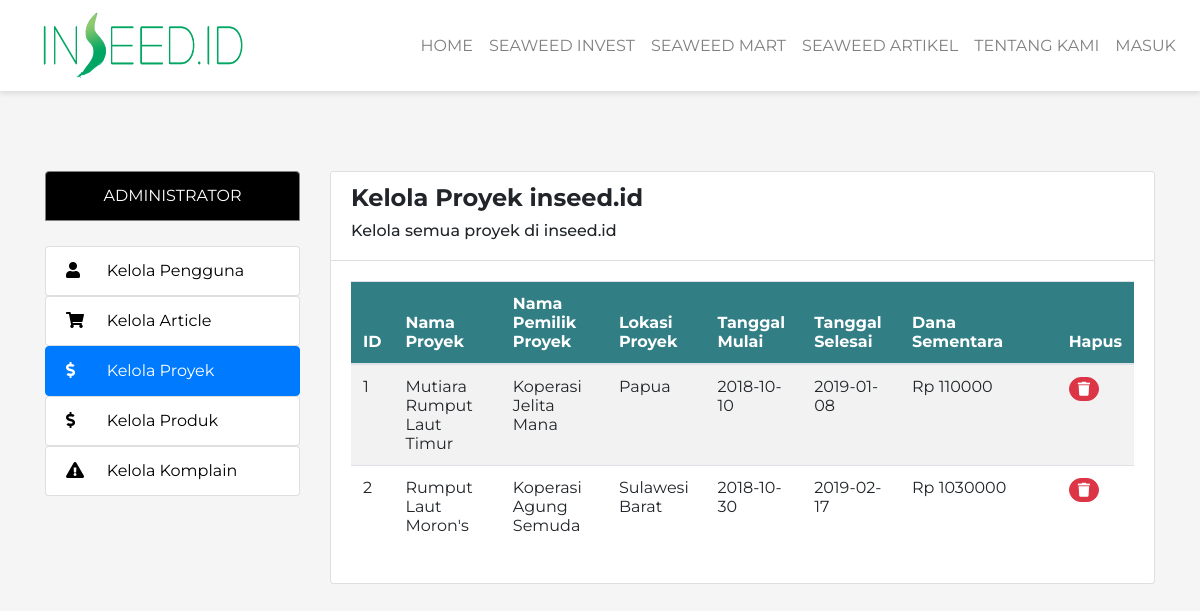
Screenshot of /index.php/dashboard/adminkelolaProyek with the database file from the repository.
### tables this page shows
CREATE TABLE `proyek` (
  `idProyek` int(11) NOT NULL,
  `namaProyek` varchar(30) NOT NULL,
  `lokasi` varchar(50) NOT NULL,
  `startProjek` date NOT NULL,
  `endProjek` date NOT NULL,
  `minimalDana` int(11) NOT NULL,
  `idKoperasi` varchar(20) NOT NULL,
  `foto` longblob NOT NULL,
  `ekspUntung` int(11) NOT NULL,
  `penanggungJawab` varchar(50) NOT NULL,
  `danaTerkumpul` int(11) NOT NULL,
  `sisaWaktu` int(11) NOT NULL,
  `lamaProyek` int(11) NOT NULL,
  `progress` int(11) NOT NULL
);

CREATE TABLE `koperasi` (
  `namaKoperasi` varchar(50) NOT NULL,
  `idKoperasi` varchar(20) NOT NULL,
  `passKoperasi` varchar(30) NOT NULL,
  `noHP` varchar(15) NOT NULL,
  `alamat` varchar(100) NOT NULL,
  `noRek` varchar(20) NOT NULL
);

### application/controllers/Dashboard.php (called while the page is built, shortened)
<?php
class Dashboard extends CI_Controller {
    public function __construct()
    {
        $this->load->helper('url');
        $this->load->library('form_validation');
        $this->load->library('session');
        $this->load->model('Model');
    }
    public function adminkelolaProyek(){
        $data['result'] = $this->Model->ambilProyek()->result();
        $this->load->view("dashboard_admin_invest",$data);
    }
}

### index.php (called while the page is built, shortened)
<?php
require_once BASEPATH.'core/CodeIgniter.php';

### application/models/Model.php (called while the page is built, shortened)
<?php
class Model extends CI_Model{
    public function ambilProyek(){
        $SQL="SELECT A.idProyek, A.namaProyek, B.namaKoperasi, A.lokasi, A.startProjek, A.endProjek, A.danaTerkumpul FROM proyek A, koperasi B WHERE A.idKoperasi = B.idKoperasi";
       return $this->db->query($SQL);
    }
}
?>

### application/views/dashboard_admin_invest.php (the view, shortened to what this page needs)
<html>
  <head>
    <?php include_once("template/header.php"); ?>
  </head>
  <body style="background-color:#F5F5F5">
    <?php include_once("template/navbar.php"); ?>
    <section id="">
      <div class="col-md-12">
      </div>
    </section>
    <div class="container" style="margin-top: 80px; margin-bottom: 80px;">
      <div class="row">
         <div class="col-md-3" >
          <ul class="list-group menuDashboard" >
            <li class="list-group-item judulMenuDashboard" style="background-color: black;">ADMINISTRATOR</li>
            <div id="sidebarAdmin" >
              <a href="<?php echo base_url ('index.php/Dashboard/');?>"> <li style="margin-top: 10%;" class="list-group-item "><i class="fas fa-user"></i>Kelola Pengguna</li></a>
              <a href="<?php echo base_url ('index.php/Dashboard/kelolaArticle');?>""> <li class="list-group-item"><i class="fas fa-shopping-cart" ></i>Kelola Article</li></a>
              <a href="<?php echo base_url ('index.php/Dashboard/adminkelolaProyek');?>""> <li class="list-group-item active"><i class="fas fa-dollar-sign" ></i>Kelola Proyek</li></a>
              <a href="<?php echo base_url ('index.php/Dashboard/kelolaProduk');?>""> <li class="list-group-item"><i class="fas fa-dollar-sign" ></i>Kelola Produk</li></a>
              <a href="<?php echo base_url ('index.php/Dashboard/adminKomplain'); ?>"> <li class="list-group-item"><i class="fa fa-exclamation-triangle"></i>Kelola Komplain</li></a>
            </div>
          </ul>
        </div>
        <div class="col-md-9">
          <div class="card">
            <div class="card-header" style="background-color: white;">
              <h4 style="font-weight: bold;"> Kelola Proyek inseed.id</h4>
              <h6> Kelola semua proyek di inseed.id</h6>
            </div>
            <div class="card-body ">
              <div class="row">
                <div class="col-md-12" style="text-align: left;">
                 <div class="table-responsive" style="max-height: 300px" >
                    <table class="table table-striped">
                      <thead>
                        <tr class="headerKeranjang">
                          <th scope="col">ID</th>
                          <th scope="col" class="text-left">Nama Proyek </th>
                          <th scope="col" class="text-left">Nama Pemilik Proyek</th>
                          <th scope="col" class="text-left">Lokasi Proyek</th>
                          <th scope="col" class="text-left">Tanggal Mulai</th>
                          <th scope="col" class="text-left">Tanggal Selesai</th>
                          <th scope="col"  style="width: 20%;" class="text-left">Dana Sementara</th>
                          <th scope="col" class="text-left">Hapus</th>
                        </tr>
                      </thead>
                      <tbody>
                        <?php foreach ($result as $var): ?>
                        <tr class="produkKeranjang">
                          <td><?php echo $var->idProyek; ?></td>
                          <td><?php echo $var->namaProyek; ?></td>
                          <td><?php echo $var->namaKoperasi; ?></td>
                          <td><?php echo $var->lokasi; ?></td>
                          <td><?php echo $var->startProjek; ?></td>
                          <td><?php echo $var->endProjek;  ?></td>
                          <td>Rp <?php echo $var->danaTerkumpul; ?></td>
                          <td class="text-left"><a href="<?php echo base_url ('index.php/Dashboard/deleteProyekAdmin/'.$var->idProyek); ?>" class="btn btn-sm btn-danger"><i class="fa fa-trash"></i> </a> </td>
                        </tr>
                          <?php endforeach; ?>
                        </tbody>
                      </table>
                    </div>
                </div>
              </div>
            </div>
          </div>
        </div>
      </body>
    </html>

### asset/css/styleCSS.css (style rules this page uses)
body { font-family: 'Montserrat'; }
.btn { font-weight:700; text-transform:uppercase; border-radius:300px; }
.headerKeranjang { background-color: #317e85; color: white; }
.judulMenuDashboard { text-align: center; background-color: green; border-color: grey; color: white; }
.menuDashboard a { color: black; }
.menuDashboard i { margin-right: 5%; width: 30px; }
.table-responsive { max-height: 250px; }

### rows the page displays
proyek: idProyek "1", namaProyek "Mutiara Rumput Laut Timur", idKoperasi.namaKoperasi "Koperasi Jelita Mana", lokasi "Papua", startProjek "2018-10-10", endProjek "2019-01-08", danaTerkumpul "110000"
proyek: idProyek "2", namaProyek "Rumput Laut Moron's", idKoperasi.namaKoperasi "Koperasi Agung Semuda", lokasi "Sulawesi Barat", startProjek "2018-10-30", endProjek "2019-02-17", danaTerkumpul "1030000"
